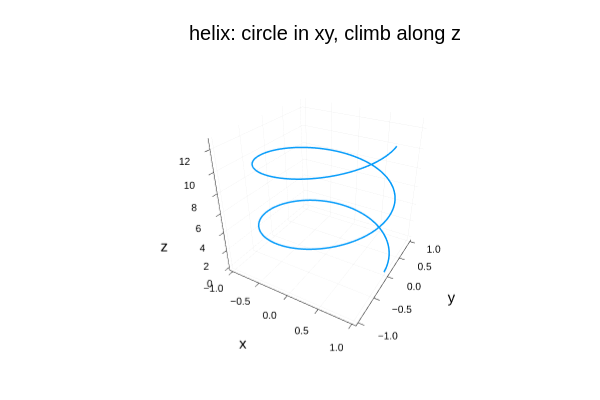

Notebook cell for this chart:
### Markdown cell above
## 1 · The helix: constant radius, steady climb

$\vec r(t) = \langle \cos t,\ \sin t,\ t\rangle$ — the $\cos/\sin$ pair draws a circle of radius 1
in the $xy$-plane while the bare $t$ lifts the point up the $z$-axis at constant speed.
Result: a coil with **evenly spaced loops of identical radius**.

### Code cell
plot3d(cos.(t), sin.(t), t,
    lw = 3, legend = false, title = "helix: circle in xy, climb along z",
    xlabel = "x", ylabel = "y", zlabel = "z")

### Figure 1 — Plotly figure (JSON) as saved in the notebook; plotly's stock layout.template omitted (floating-point values rounded to 4 significant figures; data arrays with more than 128 entries replaced by an {"elided": "..."} marker saying what was removed)
{"data": [{"colorbar": {"len": 0.8657, "title": "", "x": 0.9934, "y": 0.5087}, "legendgroup": "y1", "line": {"color": "rgba(0, 154, 250, 1.000)", "dash": "solid", "shape": "linear", "width": 3}, "mode": "lines", "name": "y1", "scene": "scene", "showlegend": true, "type": "scatter3d", "x": {"elided": "800 float values"}, "xaxis": "x", "y": {"elided": "800 float values"}, "yaxis": "y", "z": {"elided": "800 float values"}, "zaxis": "z"}], "layout": {"annotations": [{"font": {"color": "rgba(0, 0, 0, 1.000)", "family": "sans-serif", "size": 20}, "rotation": 0, "showarrow": false, "text": "helix: circle in xy, climb along z", "x": 0.5424, "xanchor": "center", "xref": "paper", "y": 1, "yanchor": "top", "yref": "paper"}], "height": 400, "margin": {"b": 20, "l": 0, "r": 0, "t": 20}, "paper_bgcolor": "rgba(255, 255, 255, 1.000)", "plot_bgcolor": "rgba(255, 255, 255, 1.000)", "scene": {"camera": {"eye": {"x": 1.126, "y": -1.95, "z": 1.3}, "projection": "orthographic"}, "domain": {"x": [0.09128, 0.9934], "y": [0.07581, 0.9415]}, "xaxis": {"gridcolor": "rgba(0, 0, 0, 0.100)", "gridwidth": 0.5, "linecolor": "rgba(0, 0, 0, 1.000)", "mirror": false, "range": [-1.06, 1.06], "showgrid": true, "showline": true, "showticklabels": true, "tickangle": 0, "tickcolor": "rgb(0, 0, 0)", "tickfont": {"color": "rgba(0, 0, 0, 1.000)", "family": "sans-serif", "size": 11}, "tickmode": "array", "ticks": "inside", "ticktext": ["−1.0", "−0.5", "0.0", "0.5", "1.0"], "tickvals": [-1, -0.5, 0, 0.5, 1], "title": "x", "titlefont": {"color": "rgba(0, 0, 0, 1.000)", "family": "sans-serif", "size": 15}, "type": "-", "visible": true, "zeroline": false, "zerolinecolor": "rgba(0, 0, 0, 1.000)"}, "yaxis": {"gridcolor": "rgba(0, 0, 0, 0.100)", "gridwidth": 0.5, "linecolor": "rgba(0, 0, 0, 1.000)", "mirror": false, "range": [-1.06, 1.06], "showgrid": true, "showline": true, "showticklabels": true, "tickangle": 0, "tickcolor": "rgb(0, 0, 0)", "tickfont": {"color": "rgba(0, 0, 0, 1.000)", "family": "sans-serif", "size": 11}, "tickmode": "array", "ticks": "inside", "ticktext": ["−1.0", "−0.5", "0.0", "0.5", "1.0"], "tickvals": [-1, -0.5, 0, 0.5, 1], "title": "y", "titlefont": {"color": "rgba(0, 0, 0, 1.000)", "family": "sans-serif", "size": 15}, "type": "-", "visible": true, "zeroline": false, "zerolinecolor": "rgba(0, 0, 0, 1.000)"}, "zaxis": {"gridcolor": "rgba(0, 0, 0, 0.100)", "gridwidth": 0.5, "linecolor": "rgba(0, 0, 0, 1.000)", "mirror": false, "range": [-0.377, 12.94], "showgrid": true, "showline": true, "showticklabels": true, "tickangle": 0, "tickcolor": "rgb(0, 0, 0)", "tickfont": {"color": "rgba(0, 0, 0, 1.000)", "family": "sans-serif", "size": 11}, "tickmode": "array", "ticks": "inside", "ticktext": ["0", "2", "4", "6", "8", "10", "12"], "tickvals": [0, 2, 4, 6, 8, 10, 12], "title": "z", "titlefont": {"color": "rgba(0, 0, 0, 1.000)", "family": "sans-serif", "size": 15}, "type": "-", "visible": true, "zeroline": false, "zerolinecolor": "rgba(0, 0, 0, 1.000)"}}, "showlegend": false, "width": 600}}
